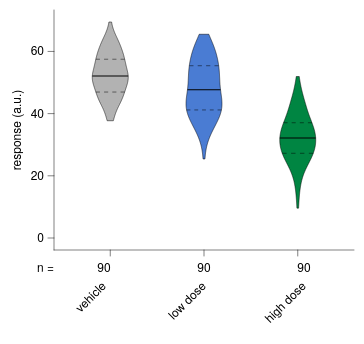

This figure's Vega-Lite source:
### Vega-Lite specification from a JSON file in a GitHub repository (floating-point values rounded to 4 significant figures; data arrays with more than 128 entries replaced by an {"elided": "..."} marker saying what was removed)
{"background": null, "config": {"arc": {"fill": "#DBDBDB", "fillOpacity": 1.0, "innerRadius": 30.0, "padAngle": 0.03, "stroke": "black", "strokeOpacity": 1, "strokeWidth": 0.25}, "area": {"fill": "#DBDBDB", "fillOpacity": 1.0, "stroke": "black", "strokeOpacity": 1, "strokeWidth": 0.25}, "axis": {"domain": true, "domainCap": "round", "domainColor": "black", "domainWidth": 0.25, "grid": false, "gridCap": "round", "gridColor": "#F1F1F1", "gridDash": [0, 0], "gridOpacity": 1.0, "gridWidth": 0.25, "labelColor": "black", "labelFont": "Helvetica Neue, HelveticaNeue, Helvetica, Arial, sans-serif", "labelFontSize": 6, "labelFontStyle": "normal", "labelFontWeight": 400, "offset": 0, "ticks": true, "tickCap": "round", "tickColor": "black", "tickRound": false, "tickSize": 3, "tickWidth": 0.25, "titleColor": "black", "titleFont": "Helvetica Neue, HelveticaNeue, Helvetica, Arial, sans-serif", "titleFontSize": 6, "titleFontStyle": "normal", "titleFontWeight": 400}, "axisX": {"domain": true, "labelAlign": "center", "labelAngle": 0, "labels": true, "ticks": true, "translate": 0}, "axisY": {"domain": true, "labelAlign": "right", "labelAngle": 0, "labels": true, "ticks": true, "translate": 0}, "axisRight": {"domain": true, "labelAlign": "left", "labelAngle": 0, "labels": true, "ticks": true, "translate": 0}, "axisTop": {"domain": true, "labelAlign": "center", "labelAngle": 0, "labels": true, "ticks": true, "translate": 0}, "axisBand": {"tickOffset": 0}, "bar": {"fill": "#DBDBDB", "fillOpacity": 1.0, "stroke": "black", "strokeOpacity": 1, "strokeWidth": 0.25}, "boxplot": {"size": 10.8, "ticks": {"cornerRadius": 0.25, "fill": "black", "opacity": 1, "size": 5.4, "thickness": 0.25}, "box": {"fillOpacity": 1.0, "stroke": "black", "strokeOpacity": 1, "strokeWidth": 0.25}, "median": {"cornerRadius": 0, "fill": "black", "fillOpacity": 1.0, "opacity": 1, "size": 10.8, "thickness": 0.25}, "rule": {"fill": "black", "fillOpacity": 1.0, "size": 12.0, "stroke": "black", "strokeDash": [0, 0], "strokeOpacity": 1, "strokeWidth": 0.25}, "outliers": {"color": "black", "fill": "black", "fillOpacity": 1.0, "size": 0, "stroke": "black", "strokeOpacity": 1, "strokeWidth": 0.25}}, "circle": {"fill": "black", "fillOpacity": 1.0, "size": 1.5, "stroke": null, "strokeOpacity": 1, "strokeWidth": 0.25}, "errorband": {"band": {"fillOpacity": 0.6, "stroke": null, "strokeWidth": 0.25, "strokeOpacity": 1}, "borders": {"opacity": 0, "strokeOpacity": 1, "strokeWidth": 0.25}}, "errorbar": {"opacity": 1, "rule": {"strokeDash": [0, 0], "strokeWidth": 0.25}, "ticks": {"color": "black", "cornerRadius": 0.125, "opacity": 1, "size": 7.2, "thickness": 0.25}, "thickness": 0.25}, "font": "Helvetica Neue, HelveticaNeue, Helvetica, Arial, sans-serif", "geoshape": {"fill": "#DBDBDB", "fillOpacity": 1.0, "stroke": "black", "strokeOpacity": 1, "strokeWidth": 0.25}, "header": {"labelColor": "black", "labelFont": "Helvetica Neue, HelveticaNeue, Helvetica, Arial, sans-serif", "labelFontSize": 6, "labelFontStyle": "normal", "labelFontWeight": 400, "titleColor": "black", "titleFont": "Helvetica Neue, HelveticaNeue, Helvetica, Arial, sans-serif", "titleFontSize": 6, "titleFontStyle": "normal", "titleFontWeight": 400, "titlePadding": 0}, "legend": {"disable": false, "offset": 4.5, "titlePadding": 4, "labelOffset": 2, "gradientLabelOffset": 2, "columnPadding": 4, "rowPadding": 2, "gradientLength": 60.0, "gradientThickness": 6.0, "gradientOpacity": 1.0, "gradientStrokeColor": "black", "gradientStrokeWidth": 0.25, "labelColor": "black", "labelFont": "Helvetica Neue, HelveticaNeue, Helvetica, Arial, sans-serif", "labelFontSize": 6, "labelFontStyle": "normal", "labelFontWeight": 400, "strokeColor": "black", "strokeWidth": 0, "symbolSize": 36, "symbolStrokeColor": "black", "symbolStrokeWidth": 0.25, "titleColor": "black", "titleFont": "Helvetica Neue, HelveticaNeue, Helvetica, Arial, sans-serif", "titleFontSize": 6, "titleFontStyle": "normal", "titleFontWeight": 400}, "line": {"color": "black", "stroke": "black", "strokeCap": "butt", "strokeDash": [0, 0], "strokeOpacity": 1, "strokeWidth": 0.5}, "point": {"filled": true, "fill": "#DBDBDB", "fillOpacity": 1.0, "size": 6.0, "stroke": "black", "strokeOpacity": 1, "strokeWidth": 0.25}, "range": {"category": ["#B2B2B2", "#4A7CD3", "#008542", "#664CAF", "#509F98", "#636363", "#284F93", "#005226", "#382864", "#285753"], "diverging": {"scheme": ["#443E60", "#5F597E", "#7C759B", "#9994B6", "#B7B4CC", "#D6D5DC", "#F6F6F6", "#D1DAD9", "#A4C2BF", "#7AA9A4", "#578E89", "#37736E", "#1B5954"]}, "heatmap": {"scheme": ["#440154", "#472270", "#433E82", "#38598C", "#2C728E", "#238A8D", "#24A086", "#39B578", "#5DC862", "#96D646", "#CAE02D", "#FDE724"]}, "ordinal": {"scheme": ["#F1F1F1", "#DBDBDB", "#C6C6C6", "#B2B2B2", "#9D9D9D", "#898989", "#767676", "#636363", "#515151", "#404040", "#2F2F2F", "#1F1F1F"]}, "ramp": {"scheme": ["#440154", "#472270", "#433E82", "#38598C", "#2C728E", "#238A8D", "#24A086", "#39B578", "#5DC862", "#96D646", "#CAE02D", "#FDE724"]}}, "rule": {"color": "black", "stroke": "black", "strokeCap": "round", "strokeDash": [2, 2], "strokeOpacity": 1, "strokeWidth": 0.25}, "scale": {"barBandPaddingInner": 0.1, "rectBandPaddingInner": 0, "tickBandPaddingInner": 0.1, "bandPaddingOuter": 0.1, "bandWithNestedOffsetPaddingInner": 0.2, "bandWithNestedOffsetPaddingOuter": 0.2, "offsetBandPaddingInner": 0, "offsetBandPaddingOuter": 0, "continuousPadding": 6.0, "round": false}, "rect": {"fill": "#DBDBDB", "fillOpacity": 1.0, "stroke": "black", "strokeOpacity": 1, "strokeWidth": 0.25}, "square": {"fill": "#DBDBDB", "fillOpacity": 1.0, "size": 12.0, "stroke": "black", "strokeOpacity": 1, "strokeWidth": 0.25}, "text": {"color": "black", "font": "Helvetica Neue, HelveticaNeue, Helvetica, Arial, sans-serif", "fontSize": 6, "fontStyle": "normal", "fontWeight": 400}, "tick": {"color": "black", "cornerRadius": 0.125, "opacity": 1.0, "size": 10.8, "thickness": 0.25}, "title": {"anchor": "middle", "frame": "group", "color": "black", "font": "Helvetica Neue, HelveticaNeue, Helvetica, Arial, sans-serif", "fontSize": 6, "fontStyle": "normal", "fontWeight": 400, "subtitleColor": "black", "subtitleFont": "Helvetica Neue, HelveticaNeue, Helvetica, Arial, sans-serif", "subtitleFontSize": 6, "subtitleFontStyle": "normal", "subtitleFontWeight": 400}, "trail": {"color": "black", "opacity": 1, "size": 0.5}, "view": {"continuousWidth": 150, "continuousHeight": 120, "discreteWidth": 150, "discreteHeight": 120, "fill": null, "stroke": null, "strokeWidth": 0.25}}, "vconcat": [{"layer": [{"data": {"name": "data-4d2417d1cee0ef212f0a1be93ce547ff"}, "mark": {"type": "line", "fillOpacity": 1.0, "filled": true, "stroke": "black", "strokeOpacity": 1, "strokeWidth": 0.25}, "encoding": {"color": {"field": "__group", "legend": null, "scale": {"domain": ["vehicle", "low dose", "high dose"]}, "sort": ["vehicle", "low dose", "high dose"], "title": null, "type": "nominal"}, "order": {"field": "__order", "type": "quantitative"}, "x": {"axis": null, "field": "__x", "scale": {"domain": [0, 150], "padding": 0, "nice": false}, "type": "quantitative"}, "y": {"field": "__y", "title": "response (a.u.)", "type": "quantitative", "scale": {"nice": false}}}}, {"data": {"values": [{"__group": "vehicle", "__y": 46.94, "__x": 20.92, "__x2": 35.33, "__dysonsphere__": 1}]}, "mark": {"type": "rule", "color": "black", "strokeCap": "butt", "strokeDash": [2.06, 2.06], "strokeWidth": 0.25}, "encoding": {"x": {"axis": null, "field": "__x", "scale": {"domain": [0, 150], "padding": 0, "nice": false}, "type": "quantitative"}, "x2": {"field": "__x2"}, "y": {"field": "__y", "title": "response (a.u.)", "type": "quantitative", "scale": {"nice": false}}}}, {"data": {"values": [{"__group": "vehicle", "__y": 57.5, "__x": 20.9, "__x2": 35.35, "__dysonsphere__": 1}]}, "mark": {"type": "rule", "color": "black", "strokeCap": "butt", "strokeDash": [2.065, 2.065], "strokeWidth": 0.25}, "encoding": {"x": {"axis": null, "field": "__x", "scale": {"domain": [0, 150], "padding": 0, "nice": false}, "type": "quantitative"}, "x2": {"field": "__x2"}, "y": {"field": "__y", "title": "response (a.u.)", "type": "quantitative", "scale": {"nice": false}}}}, {"data": {"values": [{"__group": "low dose", "__y": 41.18, "__x": 66.29, "__x2": 83.71, "__dysonsphere__": 1}]}, "mark": {"type": "rule", "color": "black", "strokeCap": "butt", "strokeDash": [1.936, 1.936], "strokeWidth": 0.25}, "encoding": {"x": {"axis": null, "field": "__x", "scale": {"domain": [0, 150], "padding": 0, "nice": false}, "type": "quantitative"}, "x2": {"field": "__x2"}, "y": {"field": "__y", "title": "response (a.u.)", "type": "quantitative", "scale": {"nice": false}}}}, {"data": {"values": [{"__group": "low dose", "__y": 55.41, "__x": 67.64, "__x2": 82.36, "__dysonsphere__": 1}]}, "mark": {"type": "rule", "color": "black", "strokeCap": "butt", "strokeDash": [2.102, 2.102], "strokeWidth": 0.25}, "encoding": {"x": {"axis": null, "field": "__x", "scale": {"domain": [0, 150], "padding": 0, "nice": false}, "type": "quantitative"}, "x2": {"field": "__x2"}, "y": {"field": "__y", "title": "response (a.u.)", "type": "quantitative", "scale": {"nice": false}}}}, {"data": {"values": [{"__group": "high dose", "__y": 27.25, "__x": 114.1, "__x2": 129.6, "__dysonsphere__": 1}]}, "mark": {"type": "rule", "color": "black", "strokeCap": "butt", "strokeDash": [2.219, 2.219], "strokeWidth": 0.25}, "encoding": {"x": {"axis": null, "field": "__x", "scale": {"domain": [0, 150], "padding": 0, "nice": false}, "type": "quantitative"}, "x2": {"field": "__x2"}, "y": {"field": "__y", "title": "response (a.u.)", "type": "quantitative", "scale": {"nice": false}}}}, {"data": {"values": [{"__group": "high dose", "__y": 37.07, "__x": 114.8, "__x2": 129.0, "__dysonsphere__": 1}]}, "mark": {"type": "rule", "color": "black", "strokeCap": "butt", "strokeDash": [2.032, 2.032], "strokeWidth": 0.25}, "encoding": {"x": {"axis": null, "field": "__x", "scale": {"domain": [0, 150], "padding": 0, "nice": false}, "type": "quantitative"}, "x2": {"field": "__x2"}, "y": {"field": "__y", "title": "response (a.u.)", "type": "quantitative", "scale": {"nice": false}}}}, {"data": {"values": [{"__group": "vehicle", "__y": 51.94, "__x": 19.13, "__x2": 37.12, "__dysonsphere__": 1}, {"__group": "vehicle", "__y": 52.07, "__x": 19.15, "__x2": 37.1, "__dysonsphere__": 1}, {"__group": "vehicle", "__y": 52.08, "__x": 19.15, "__x2": 37.1, "__dysonsphere__": 1}, {"__group": "vehicle", "__y": 52.23, "__x": 19.16, "__x2": 37.09, "__dysonsphere__": 1}, {"__group": "low dose", "__y": 47.53, "__x": 66.69, "__x2": 83.31, "__dysonsphere__": 1}, {"__group": "low dose", "__y": 47.59, "__x": 66.7, "__x2": 83.3, "__dysonsphere__": 1}, {"__group": "low dose", "__y": 47.67, "__x": 66.72, "__x2": 83.28, "__dysonsphere__": 1}, {"__group": "low dose", "__y": 47.79, "__x": 66.74, "__x2": 83.26, "__dysonsphere__": 1}, {"__group": "low dose", "__y": 47.82, "__x": 66.75, "__x2": 83.25, "__dysonsphere__": 1}, {"__group": "high dose", "__y": 32.02, "__x": 112.9, "__x2": 130.9, "__dysonsphere__": 1}, {"__group": "high dose", "__y": 32.15, "__x": 112.9, "__x2": 130.8, "__dysonsphere__": 1}, {"__group": "high dose", "__y": 32.17, "__x": 112.9, "__x2": 130.8, "__dysonsphere__": 1}, {"__group": "high dose", "__y": 32.32, "__x": 112.9, "__x2": 130.8, "__dysonsphere__": 1}]}, "mark": {"type": "area", "fill": "black", "fillOpacity": 1, "opacity": 1, "stroke": null, "strokeWidth": 0}, "encoding": {"detail": {"field": "__group", "type": "nominal"}, "x": {"axis": null, "field": "__x", "scale": {"domain": [0, 150], "padding": 0, "nice": false}, "type": "quantitative"}, "x2": {"field": "__x2"}, "y": {"field": "__y", "title": "response (a.u.)", "type": "quantitative", "scale": {"nice": false}}}}, {"data": {"name": "data-6bd39c6bd4525748c4c119aba5f817af"}, "mark": {"type": "bar", "opacity": 0}, "encoding": {"x": {"axis": {"labels": false, "title": null}, "field": "condition", "scale": {"domain": ["vehicle", "low dose", "high dose"], "paddingInner": 0.0, "paddingOuter": 0.1}, "sort": ["vehicle", "low dose", "high dose"], "title": "condition", "type": "nominal"}}, "transform": [{"filter": "false"}]}], "resolve": {"axis": {"x": "independent"}}}, {"layer": [{"data": {"name": "data-0e7b249a640faf8a966f8d4619c70501"}, "mark": {"type": "text", "align": "right", "baseline": "middle", "fontSize": 6}, "encoding": {"text": {"field": "__label", "type": "nominal"}, "x": {"value": 0}, "y": {"axis": null, "field": "__y", "scale": {"domain": [0, 10.0], "nice": false, "padding": 0, "range": [0, 10.0], "zero": false}, "type": "quantitative"}}}, {"data": {"name": "data-79a8d34a962c60a866c5f0d77ca7746f"}, "mark": {"type": "text", "align": "center", "baseline": "middle", "fontSize": 6}, "encoding": {"angle": {"field": "__angle", "scale": null, "type": "quantitative"}, "text": {"field": "__value", "type": "nominal"}, "x": {"axis": {"domain": false, "grid": false, "labels": false, "ticks": false, "title": null}, "field": "__category", "scale": {"domain": ["vehicle", "low dose", "high dose"]}, "sort": ["vehicle", "low dose", "high dose"], "type": "nominal"}, "y": {"axis": null, "field": "__y", "scale": {"domain": [0, 10.0], "nice": false, "padding": 0, "range": [0, 10.0], "zero": false}, "type": "quantitative"}}}, {"data": {"name": "data-4cf944eb84cc13600bd0d35cc72b7292"}, "mark": {"type": "text", "align": "right", "angle": 315, "baseline": "middle", "fontSize": 6}, "encoding": {"text": {"field": "__display", "type": "nominal"}, "x": {"axis": {"domain": false, "grid": false, "labels": false, "ticks": false, "title": null}, "field": "__category", "scale": {"domain": ["vehicle", "low dose", "high dose"]}, "sort": ["vehicle", "low dose", "high dose"], "type": "nominal"}, "y": {"value": 12.97}}}], "height": 38.0, "view": {"fill": null, "stroke": null}, "width": 150}], "resolve": {"scale": {"x": "shared"}}, "spacing": 0, "$schema": "https://vega.github.io/schema/vega-lite/v6.4.1.json", "datasets": {"data-4d2417d1cee0ef212f0a1be93ce547ff": {"elided": "1203 records"}, "data-6bd39c6bd4525748c4c119aba5f817af": {"elided": "270 records"}, "data-0e7b249a640faf8a966f8d4619c70501": [{"__label": "n =", "__y": 5.0, "__dysonsphere__": 1}], "data-79a8d34a962c60a866c5f0d77ca7746f": [{"__label": "n =", "__category": "vehicle", "__value": "90", "__y": 5.0, "__angle": 0.0, "__dysonsphere__": 1}, {"__label": "n =", "__category": "low dose", "__value": "90", "__y": 5.0, "__angle": 0.0, "__dysonsphere__": 1}, {"__label": "n =", "__category": "high dose", "__value": "90", "__y": 5.0, "__angle": 0.0, "__dysonsphere__": 1}], "data-4cf944eb84cc13600bd0d35cc72b7292": [{"__category": "vehicle", "__display": "vehicle", "__dysonsphere__": 1}, {"__category": "low dose", "__display": "low dose", "__dysonsphere__": 1}, {"__category": "high dose", "__display": "high dose", "__dysonsphere__": 1}]}}
